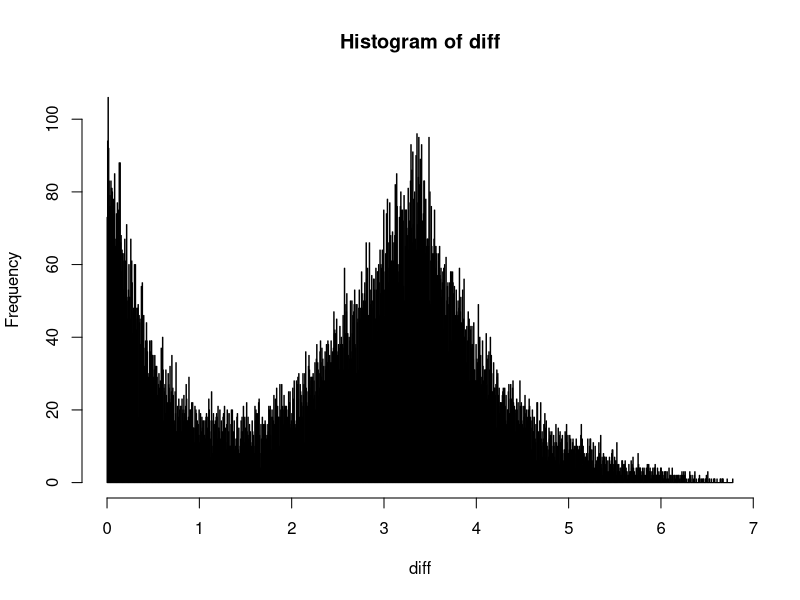
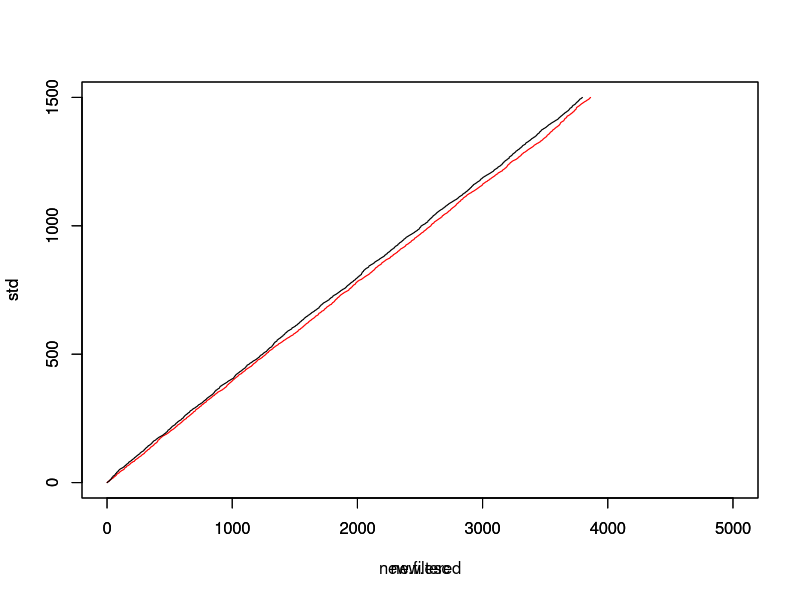

Recreate these plots in R, in order. (Note: a time limit stopped this script after it produced the figures.)
pi <- 3.1415
iterations <- 120000
possibilities <- 12
real.probs <- c(0.099, 0.149, 0.099, 0.349, 0.249, 0.049, 0.006)

eval.divergence <- function(lambda, period, power) { #lambda 1, power 7, period 3.5
  total.kl <- 0

  get.f <- function(x) {
    adjusted <- x / period
    b <- exp((adjusted - floor(adjusted) - 1) * power) #polynomial 15
    return(b)
  }
  next.end <- function(x) {
    return(period * floor(x / period) + 2 * period)
  }
  
  sofar <- c(0)
  for (i in 1:iterations) {
    repeat {
      poisson <- -log(runif(1)) / lambda
      last <- sofar[length(sofar)]
      nxt <- last + poisson
      if (nxt < next.end(last)) break
    }
    sofar <- c(sofar,nxt)
  }
  filtered.sofar <- c()
  for (i in 2:length(sofar)) {
    if (get.f(sofar[i]) > runif(1) || (i != length(sofar) &&
                                        sofar[i + 1] >= next.end(sofar[i]) - period))
      filtered.sofar <- c(filtered.sofar, sofar[i])
  }
  #print(length(filtered.sofar))
  diff <- c()
  for (i in 1:length(filtered.sofar)-1)
    diff <- c(diff, filtered.sofar[i + 1] - filtered.sofar[i])
  counts <- hist(diff,breaks=c(0.0,0.5,1.5,2.5,3.5,4.5,5.5,10.0))$counts
  hist(diff,breaks=1000)
  counts <- counts/length(diff)
  
  print(counts)
  
  for (i in 1:length(counts)) {
    total.kl <- total.kl + (log(real.probs[i] / counts[i]) * real.probs[i])
  }
  
  print(total.kl)
  return(total.kl)

}

filtered.dataset <- function(lambda, period, power) {
  get.f <- function(x) {
    adjusted <- x / period
    b <- exp((adjusted - floor(adjusted) - 1) * power) #polynomial 15
    return(b)
  }
  next.end <- function(x) {
    return(period * floor(x / period) + 2 * period)
  }
  
  sofar <- c(0)
  for (i in 1:iterations) {
    repeat {
      poisson <- -log(runif(1)) / lambda
      last <- sofar[length(sofar)]
      nxt <- last + poisson
      if (nxt < next.end(last)) break
    }
    print(i)
    sofar <- c(sofar,nxt)
  }
  filtered.sofar <- c()
  for (i in 2:length(sofar)) {
    if (get.f(sofar[i]) > runif(1) || (i != length(sofar) &&
                                         sofar[i + 1] >= next.end(sofar[i]) - period))
      filtered.sofar <- c(filtered.sofar, sofar[i])
  }
  return(filtered.sofar)
}

eval.cdf <- function(lambda, period, power) { #lambda 1, power 7, period 3.5
  filtered.sofar <- filtered.dataset(lambda, period, power)
  
  plot(1:150~filtered.sofar[1:150])
  
  #print(length(filtered.sofar))
  diff <- c()
  for (i in 1:length(filtered.sofar)-1)
    diff <- c(diff, filtered.sofar[i + 1] - filtered.sofar[i])
  return(hist(diff,breaks=1000))
}

binsearch <- function(x, s) {
  # x is the target.
  # s is sorted ascending (but can have repeated values).
  # Returns a pair of indexes into s, c(low, high), such that
  #     if min(s) <= x <= max(s), then
  #         s[low] <= x <= s[high] and 
  #             either high == length(s) or x < s[high+1].
  #
  # Output is undefined if x is outside the range of s (but termination
  # is assured).
  
  low <- 1; high <- length(s)
  while (high - low > 1) {
    mid = floor((high+low)/2)
    if (s[mid] <= x) low <- mid
    else high <- mid
  }
  c(low, high)
}



filtered.sofar <- filtered.dataset(1.304, 3.422, 5.980)
diff <- c()
for (i in 1:length(filtered.sofar)-1)
  diff <- c(diff, filtered.sofar[i + 1] - filtered.sofar[i])
cdf.hist <- hist(diff,breaks=1000)


diff <- cdf.hist$mids[2] - cdf.hist$mids[1]
counts1 <- c(0)
for (i in 1:length(cdf.hist$counts))
  counts1 <- c(counts1, counts1[length(counts1)] +
                diff * cdf.hist$density[i] )
sample.t1 <- function() {
  rand <- runif(1)
  dat <- binsearch(rand, counts1)
  return(diff * (dat[2] - 0.5))
}

tm <- 1500
std <- c()
for (i in 0:(tm-1)) std <- c(std, i, i)
std <- c(std, tm)
new.filtered <- c(0)
for (i in 1:tm) new.filtered <- c(new.filtered, filtered.sofar[i], filtered.sofar[i])
for (j in 1:1) {
  print(j)
  esc <- c(0)
  for (i in 1:tm) esc <- c(esc, esc[length(esc)] + sample.t1())
  new.esc <- c(0)
  for (i in 2:(tm+1)) new.esc <- c(new.esc, esc[i], esc[i])
  plot(std~new.esc, type='l', col='red', xlim=c(0,5000))
  par(new=TRUE)
}
plot(std~new.filtered, type='l', xlim=c(0,5000))

c1 <- 0.251235
c2 <- 0.748765
sigma1 <- 0.2093175
sigma2 <- 0.2093175
mu1 <- 0.003414787
mu2 <- 1.048607

mix <- function(x) {
  return (c1 * dlnorm(x, meanlog=mu1, sdlog=sigma1, log=FALSE) +
            c2 * dlnorm(x, meanlog=mu2, sdlog=sigma2, log=FALSE))
}

counts2 <- c(0)
for (i in 1:length(cdf.hist$counts)) {
  mid <- cdf.hist$mids[i]
  counts2 <- c(counts2, counts2[length(counts2)] +
                 diff * mix(mid))
}

sample.s1 <- function() {
  rand <- runif(1)
  dat <- binsearch(rand, counts2)
  return(diff * (dat[2] - 0.5))
}

counts.t.discrete <- c(0.0, 0.1, 0.25, 0.35, 0.7, 0.95, 1.0)
sample.discrete.t1 <- function() {
  rand <- runif(1)
  dat <- binsearch(rand, counts.t.discrete)
  return(dat[1] - 1)
}
counts.s.discrete <- c(0.0, 0.25, 0.45, 0.85, 1.0)
sample.discrete.s1 <- function() {
  rand <- runif(1)
  dat <- binsearch(rand, counts.s.discrete)
  return(dat[1])
}

idle <- c()
repeat {
  s <- 1e-08
  while (s > 0) {
    s <- s + sample.s1() - sample.t1()
  }
  idle <- c(idle, -s)
  print(-s)
}

ww <- c()
repeat {
  w <- c(sample.discrete.s1())
  sample.discrete.diff <- function() {
    return(sample.discrete.s1() - sample.discrete.t1())
  }
  for (i in 1:150) {
    print(i)
    w <- c(w, max(w[length(w)] + sample.discrete.diff(), 0))
  }
  print(w)
  #hist(w)
  print(mean(w))
  ww <- c(ww, mean(w))
}

#lambdas <- seq(from=0.5,to=3.5,length.out=possibilities)
#periods <- seq(from=3.30,to=4.0,length.out=possibilities)
#powers <- seq(from=4,to=10,length.out=possibilities)
#best.lambda <- -1
#best.period <- -1
#best.power <- -1
#best.kl <- 10000000000.0


#for (i in 1:possibilities) {
#  for (j in 1:possibilities) {
#    for (k in 1:possibilities) {
#      this.kl <- eval.divergence(lambdas[i], periods[j], powers[k])
#      print(paste(lambdas[i], periods[j], powers[k], sep=' '))
#      if (this.kl < best.kl) {
#        best.kl <- this.kl
#        best.lambda <- lambdas[i]
#        best.period <- periods[j]
#        best.power <- powers[k]
#        print(paste(best.kl, best.lambda, best.period, best.power, sep=' '))
#      }
#    }
#  }
#}
